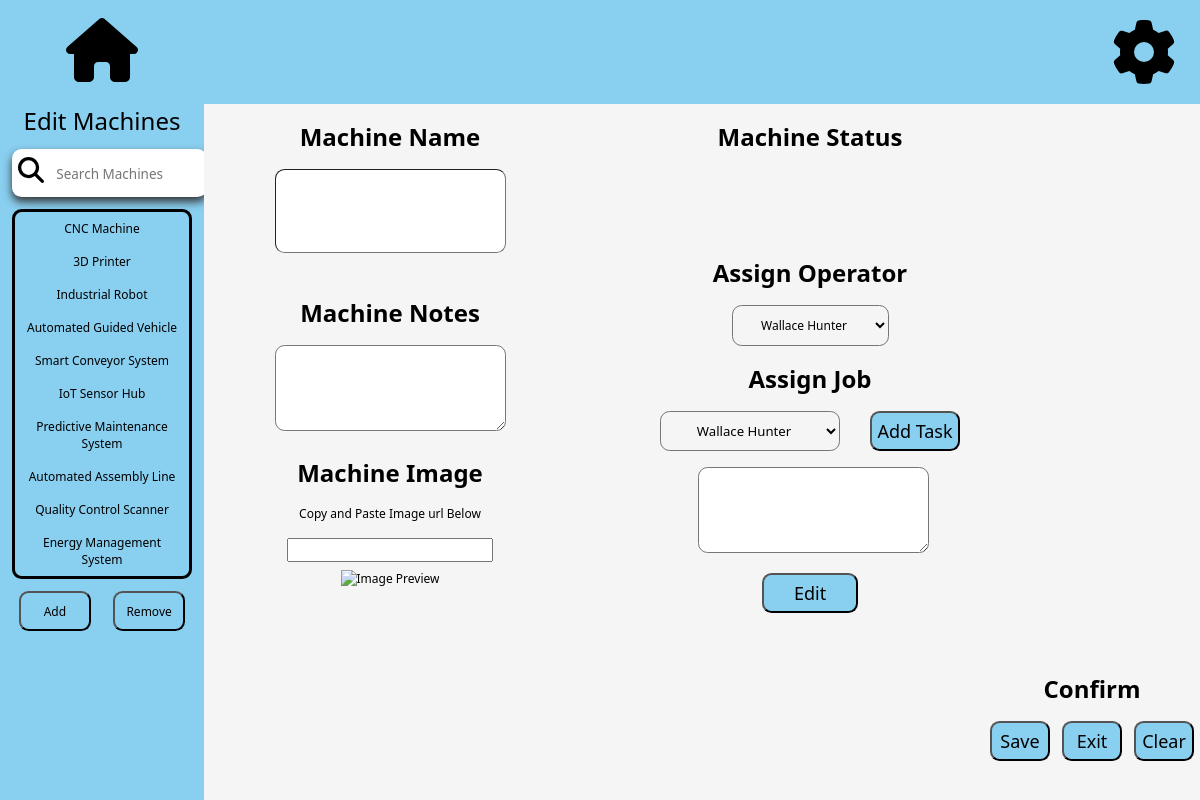
Screenshot of /Factory-Managers/Edit-Machine.php (signed in) with the database file from the repository.
### tables this page shows
CREATE TABLE machine (
    id int NOT NULL AUTO_INCREMENT,
    name varchar(50) NOT NULL,
    img_address varchar(200),
    operator_id int,
    note varchar(200),
    temperature decimal(4, 2),
    pressure decimal(4, 2),
    vibration decimal(3, 2),
    humidity decimal(4, 2),
    power_consumption decimal(5, 2),
    operational_status varchar(20),
    error_code char(4),
    production_count int(3),
    maintenance_log varchar(20),
    speed decimal(3, 2),
    PRIMARY KEY (id),
    FOREIGN KEY (operator_id) REFERENCES account(id)
);

### Factory-Managers/Edit-Machine.php (the view, shortened to what this page needs)
<!DOCTYPE html>
<html lang="en">
<head>
    <link rel="stylesheet" href="../Style/Skeleton.css">
    <link rel="stylesheet" href="../Style/Factory-Managers.css">
</head>
<header>
    <div id="home-icon-div">
        <a href="../Factory-Managers/Home-Screen.php?search-box=">
            <img src="../Style/Images/home-button.svg" alt="home button image" id="Home-icon">
        </a>
    </div>
    <div>
        <details id="settings-dropdown">
            <summary>
                <img src="../Style/Images/settings-cog.svg" alt="Settings cog" id="Settings-icon">
            </summary>
        </details>
    </div>
</header>
<body>
    <div id="Main-content">
        <aside>
            <div>
                <p id="search-bar-name-edit-machines">Edit Machines</p>
                <form action="" method="GET">
                    <input type="text" id="search-box" placeholder="Search Machines" name="search-box">
                </form>
            </div>
                <form action="Edit-Machine.php" method="get" id="to-machine">
                    <?php
                        require_once "../inc/dbconn.inc.php";
                        $sql = "SELECT * FROM machine WHERE name LIKE ?";
                        $name = "%" . htmlspecialchars($_GET["search-box"]) . "%";
                        $statement = mysqli_stmt_init($conn);
                        mysqli_stmt_prepare($statement, $sql);
                        mysqli_stmt_bind_param($statement, 's', $name);
                        if (mysqli_stmt_execute($statement)){
                            $result = mysqli_stmt_get_result($statement);
                            if (mysqli_num_rows($result) >= 1){
                                echo("<ul>");
                                while ($row = mysqli_fetch_assoc($result)){
                                    echo("<li><a href='Edit-Machine.php?machine=$row[id]&search-box='>$row[name]</a></li>");
                                }
                                echo("</ul>");
                            }
                        }
                    ?>
                </form>
                <div id="add-remove-button">
                    <button type="button" id="add-button">Add</button>
                    <button type="button" id="remove-button">Remove</button>
                </div>
            </div>
        <div id="edit-machines">
            <form action="add-note.php?machine=<?php echo htmlspecialchars($_GET['machine']);?>&search-box=" method="post">
                <div id="Machine-name">
                    <h1>Machine Name</h1>
                    <input type="text" name="machine-name" value="<?php
                    ?>">
                </div>
                <div id="Machine-notes">
                    <h1>Machine Notes</h1>
                    <textarea id="notes-textarea" name="notes"><?php
                        ?></textarea>
                </div>
                <div id="Machine-status">
                    <h1>Machine Status</h1>
                </div>
                <div id="Machine-image">
                    <h1>Machine Image</h1>
                    <label for="image-input">Copy and Paste Image url Below</label>
                    <input type="text" id="image-input" name="image-input">
                    <img id="imagePreview" src="<?php require_once "../inc/dbconn.inc.php";
                    $sql = "SELECT img_address FROM machine WHERE id = ?";
                    $note = htmlspecialchars($_GET['machine']);
                    $statement = mysqli_stmt_init($conn);
                    mysqli_stmt_prepare($statement, $sql);
                    mysqli_stmt_bind_param($statement, 's', $note);
                    if (mysqli_stmt_execute($statement)){
                        $result = mysqli_stmt_get_result($statement);
                        if (mysqli_num_rows($result) >= 1){
                            while ($row = mysqli_fetch_assoc($result)){
                                echo("$row[img_address]");
                            }
                            mysqli_free_result($result);
                        }
                    }?>" alt="Image Preview">
                </div>
                <div id="Machine-confirm">
                    <h1>Confirm</h1>
                    <div id="confirm-button-container">
                        <input type="submit" class="confirm-button" value="Save">
                        <button class="confirm-button"><a href="Home-screen.php?search-box=">Exit</a></button>
                        <button type="button" class="confirm-button"><a href="Edit-Machine.php?machine=<?php echo(htmlspecialchars($_GET['machine']));?>&search-box=">Clear</a></button>
                    </div>
                </div>
            <div id="Assign-operator">
                <h1>Assign Operator</h1>
                <div id="show-operators">
                    <select name="machine-operator" id="machine-operator">
                        <?php
                        require_once "../inc/dbconn.inc.php";
                        $sql = "SELECT * FROM account where role_id = 4";
                        $statement = mysqli_stmt_init($conn);
                        mysqli_stmt_prepare($statement, $sql);
                        if (mysqli_stmt_execute($statement)){
                            $result = mysqli_stmt_get_result($statement);
                            if (mysqli_num_rows($result) >= 1){
                                while ($row = mysqli_fetch_assoc($result)){
                                    if ($row['id'] == $op){
                                        echo("<option value=$row[id] selected='selected'>$row[name]</option>");
                                    }
                                    else{
                                        echo("<option value=$row[id]>$row[name]</option>");
                                    }
                                }
                            }
                        }?>
                    </select>
                </div>
                </form>
                <div id="add-job-div">
                    <h1>Assign Job</h1>
                    <form id="add-job" action="add-task.php?machine=<?php echo htmlspecialchars($_GET['machine']);?>&search-box=" method="post">
                        <select name="assigned-operator" id="assigned-operator">
                            <?php
                            require_once "../inc/dbconn.inc.php";
                            $sql = "SELECT * FROM account where role_id = 4";
                            $statement = mysqli_stmt_init($conn);
                            mysqli_stmt_prepare($statement, $sql);
                            if (mysqli_stmt_execute($statement)){
                                $result = mysqli_stmt_get_result($statement);
                                if (mysqli_num_rows($result) >= 1){
                                    while ($row = mysqli_fetch_assoc($result)){
                                        echo("<option value=$row[id]>$row[name]</option>");
                                    }
                                }
                            }?>
                        </select>
                        <input id="job-submit" type="submit" value="Add Task">
                        <textarea id="job-desc-textarea" name="job-desc"></textarea>
                    </form>
                    <button type="button" id="edit-task-button">Edit</button>
                </div>
            </div>
</body>
</html>

### Style/Skeleton.css (style rules this page uses)
body { background-color: whitesmoke; margin: 0; padding: 0; }
header { width: 100vw; height: 13vh; background-color: #89CFF0; display: flex; justify-content: space-between; align-items: center; position: sticky; top: 0vh; z-index: 1000; }
#home-icon-div { position: relative; left: 5.5vw; }
#Home-icon { width: auto; height: 8vh; }
#Settings-icon { width: auto; height: 8vh; float: right; }
#settings-dropdown { display: flex; flex-direction: column; position: absolute; right: 1vw; top: 0.6vh; border: 0; border-radius: 0.8vw; background-color: #89CFF0; }
#settings-dropdown summary { display: block; margin: 0; padding: 0.8vw; }
aside { width: 15vw; background-color: #89CFF0; padding: 0 1vw 0 1vw; display: flex; flex-direction: column; align-items: flex-start; text-align: center; height: 87vh; overflow-y: auto; overflow-x: auto; float: left; }
#search-bar-name-edit-machines { font-size: 2vw; padding: 0; margin: 0 0 1vw 0; text-align: center; }
#search-box { padding: 1vh 10% 1vh 10%; border-radius: 0.8vw; border: 0.1vw; width: 88.5%; height: 4vh; box-shadow: 0 0.4vw 1vh #333; background-image: url(../Style/Images/magnifying-glass.svg); background-repeat: no-repeat; background-size: 2.2vw; background-position: 0.5vw 1vh; font-size: 1.18vw; align-items: center; }
#search-box::placeholder { font-size: 1.125vw; text-align: center; }
#Main-content { width: 100%; float: left; justify-content: space-between; }

### rows the page displays
machine: name "CNC Machine"
machine: name "3D Printer"
machine: name "Industrial Robot"
machine: name "Automated Guided Vehicle"
machine: name "Smart Conveyor System"
machine: name "IoT Sensor Hub"
machine: name "Predictive Maintenance System"
machine: name "Automated Assembly Line"
machine: name "Quality Control Scanner"
machine: name "Energy Management System"

### other values shown
form field machine-operator "Wallace Hunter"
form field assigned-operator "Wallace Hunter"
